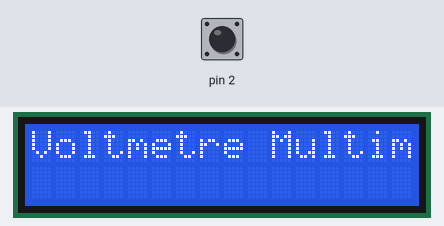
A sketch run on a simulated Arduino Uno, built with avr-gcc and run on an emulated ATmega328P. Shown: 16×2 character LCD. The test bench sets the inputs (shaded band); at power-on: pin 2 LOW.

Above: at 1.2 s.
1.3 s: pin 2 pulsed HIGH 5 times (0.12 s each, 0.3 s apart)
At 5.5 s:
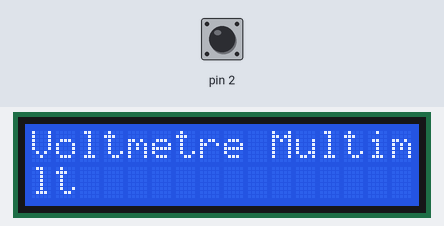
5.8 s: pin 2 driven HIGH
At 6.4 s:
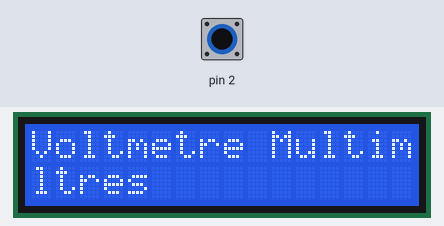
8.8 s: pin 2 pulsed LOW 2 times (0.12 s each, 0.3 s apart)
At 11.0 s:
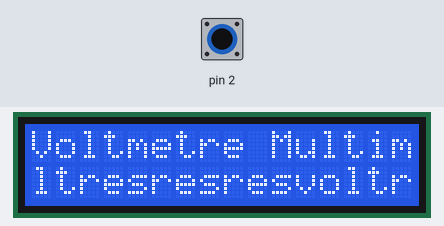
Timing chart, 0 to 12.5 s (numbered marks = the images above; inputs shaded):
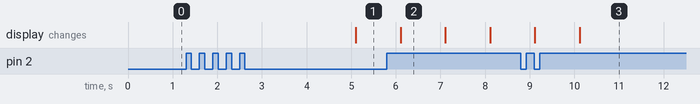

The sketch:

tp5-multimetre.ino
```cpp
// (licence header left out)
#define PASVOLT (float)(5.0F / 1024.0F)
#include <LCD_I2C.h>

LCD_I2C lcd(0x27, 16, 2); // Default address of most PCF8574 modules, change according

void setup()
{

    lcd.begin(); // If you are using more I2C devices using the Wire library use lcd.begin(false)
                 // this stop the library(LCD_I2C) from calling Wire.begin()
    lcd.backlight();
    lcd.print("Voltmetre Multimetre");
    pinMode(INT0, INPUT_PULLUP);
    attachInterrupt(INT0, changeType , RISING);

}
volatile bool isVoltOrOhm=false;
void loop()
{
    if(isVoltOrOhm){showVoltage();}
    else{showRes();}
    delay(1000);
}

void changeType(){isVoltOrOhm=!isVoltOrOhm;}
void showVoltage(){lcd.print("volt");}
void showRes(){lcd.print("res");}
```

Measured:
- after the input at 1.3 s, the display: changes after 3.8 s (image 1)
- after the input at 5.8 s, the display: changes after 0.31 s (image 2)
- after the input at 8.8 s, the display: first changes after 0.31 s (image 3 shows a later state)
- what the display in image 2 shows lasts 1.0 s, from 6.1 s to 7.1 s
